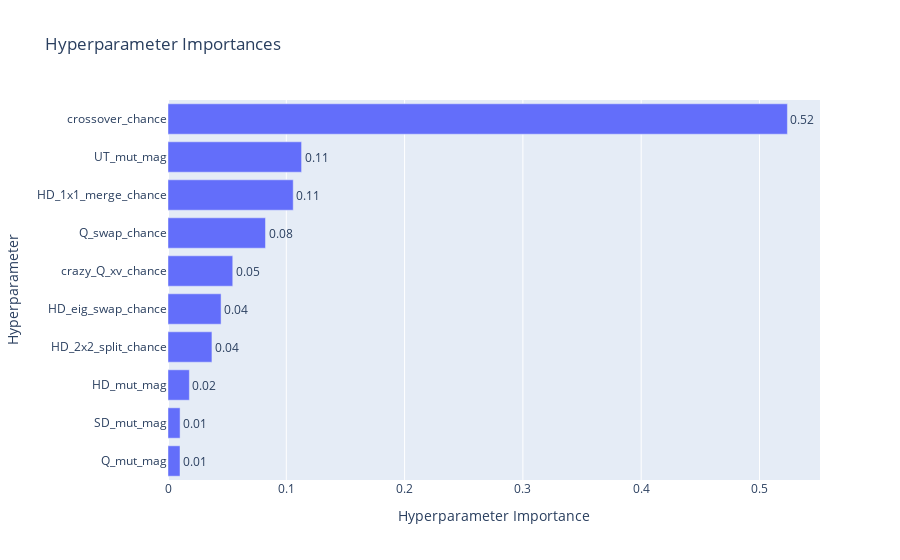

The cell this chart's notebook holds for it:
### Code cell
plot_param_importances(study)

### Figure 1 — Plotly figure (JSON) as saved in the notebook; plotly's stock layout.template omitted (floating-point values rounded to 4 significant figures)
{"data": [{"cliponaxis": false, "hovertemplate": ["Q_mut_mag (FloatDistribution): 0.010164719815395743<extra></extra>", "SD_mut_mag (FloatDistribution): 0.010213126805516852<extra></extra>", "HD_mut_mag (FloatDistribution): 0.018057975773007304<extra></extra>", "HD_2x2_split_chance (FloatDistribution): 0.03714719017802345<extra></extra>", "HD_eig_swap_chance (FloatDistribution): 0.044871097712578106<extra></extra>", "crazy_Q_xv_chance (FloatDistribution): 0.05474301022894992<extra></extra>", "Q_swap_chance (FloatDistribution): 0.08242068481794147<extra></extra>", "HD_1x1_merge_chance (FloatDistribution): 0.10586201254254576<extra></extra>", "UT_mut_mag (FloatDistribution): 0.11291981995012557<extra></extra>", "crossover_chance (FloatDistribution): 0.5236003621759158<extra></extra>"], "name": "Objective Value", "orientation": "h", "text": ["0.01", "0.01", "0.02", "0.04", "0.04", "0.05", "0.08", "0.11", "0.11", "0.52"], "textposition": "outside", "type": "bar", "x": [0.01016, 0.01021, 0.01806, 0.03715, 0.04487, 0.05474, 0.08242, 0.1059, 0.1129, 0.5236], "y": ["Q_mut_mag", "SD_mut_mag", "HD_mut_mag", "HD_2x2_split_chance", "HD_eig_swap_chance", "crazy_Q_xv_chance", "Q_swap_chance", "HD_1x1_merge_chance", "UT_mut_mag", "crossover_chance"]}], "layout": {"title": {"text": "Hyperparameter Importances"}, "xaxis": {"title": {"text": "Hyperparameter Importance"}}, "yaxis": {"title": {"text": "Hyperparameter"}}}}
